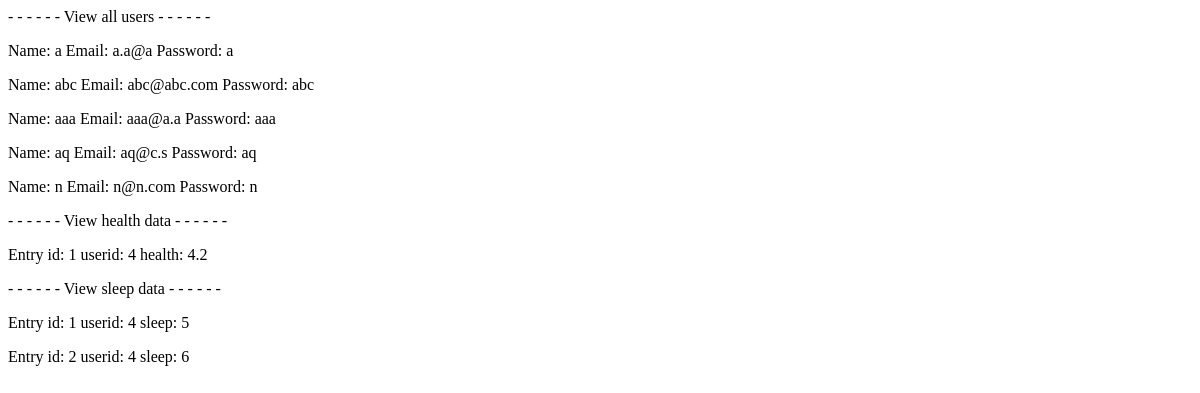
The app's page /view, older data.
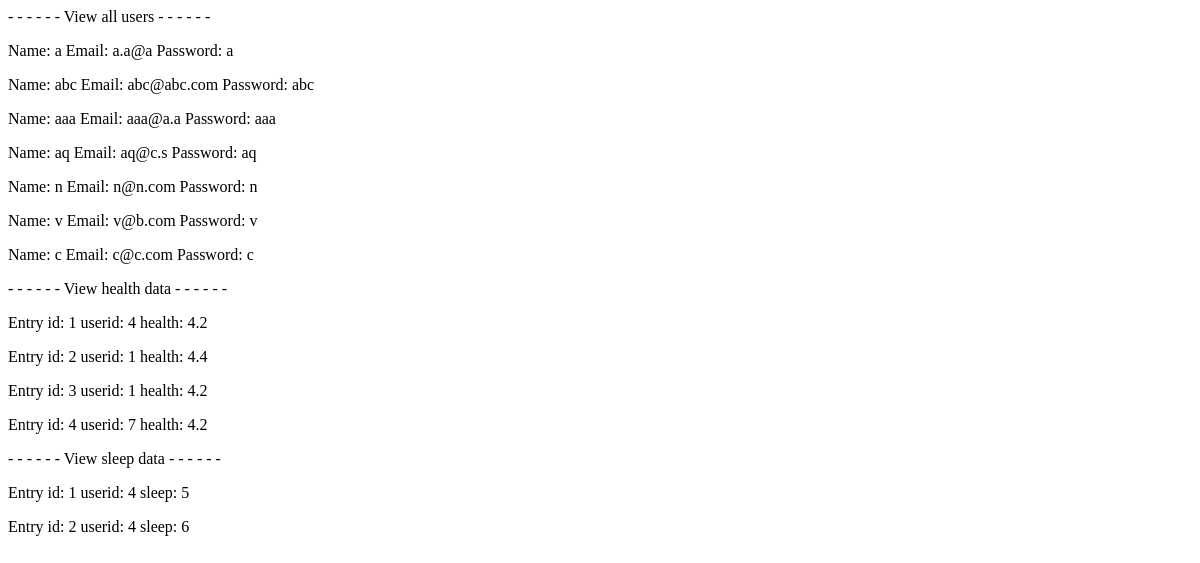
The same page, newer data.
### main.py (models this page shows, shortened)
class user(db.Model):
    _id = db.Column(db.Integer, primary_key=True)
    username = db.Column(db.String(100))
    email = db.Column(db.String(100))
    password = db.Column(db.String(100))
    entries = db.relationship('Entry', backref='user', lazy=True)

class Entry(db.Model):
    entry_id = db.Column(db.Integer, primary_key=True)
    user_id = db.Column(db.Integer, db.ForeignKey('user._id'), nullable=False)
    health = db.Column(db.Integer)

class Sleep(db.Model):
    entry_id = db.Column(db.Integer, primary_key=True)
    user_id = db.Column(db.Integer, db.ForeignKey('user._id'), nullable=False)
    sleep = db.Column(db.Integer)

### main.py (the view)
@app.route("/view")
def view():
    return render_template("view.html", values=user.query.all() ,entries = Entry.query.all(), sleeps = Sleep.query.all())

### templates/view.html (shortened to what this page needs)
{% block content %}
    {% for item in values %}
        <p>Name: {{item.username}} Email: {{item.email}} Password: {{item.password}}</p>
    {% endfor %}
- - - - - - View health data - - - - - -
    {% for entry in entries %}
        <p>Entry id: {{entry.entry_id}} userid: {{entry.user_id}} health: {{entry.health}} </p>
    {% endfor %}
- - - - - - View sleep data - - - - - -
    {% for sleep in sleeps %}
        <p>Entry id: {{sleep.entry_id}} userid: {{sleep.user_id}} sleep: {{sleep.sleep}} </p>
    {% endfor %}
{% endblock %}

Row changes from the older to the newer data that the page shows:
added user: username "v", email "v@b.com", password "v"
added user: username "c", email "c@c.com", password "c"
added Entry: entry_id "2", user_id "1", health "4.4"
added Entry: entry_id "3", user_id "1", health "4.2"
added Entry: entry_id "4", user_id "7", health "4.2"
